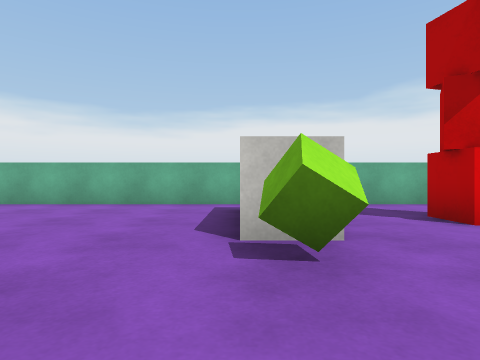
[1] (above)

20 first-person views from a walk through a 3-D level made in the Unity game engine. The camera is 0.58 m above the floor, looks level and sees 75° across. The floor is counted in squares, 1 m on a side. Each view is taken from the middle of a square. On the plan, view 1 faces up. The plan holds only what a view shows up to about 9 squares ahead; the rest is blank. The player is left out. Surface patterns are stand-ins for the level's own textures.

[2]
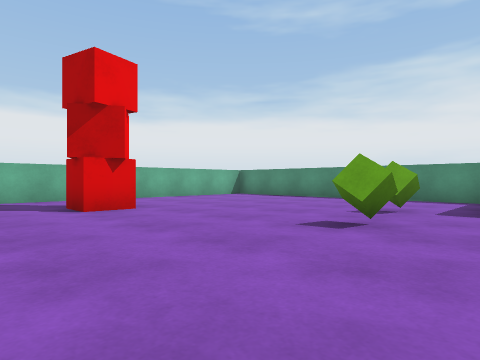

[3]
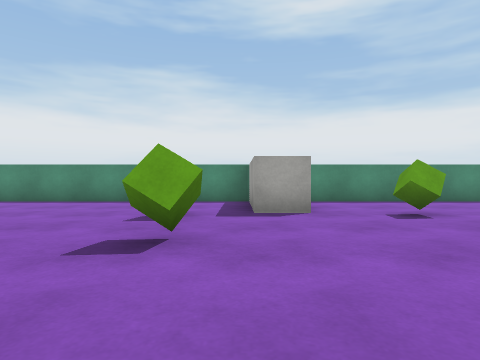

[4]
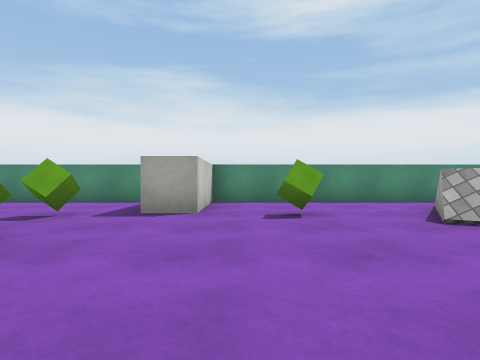

[5]
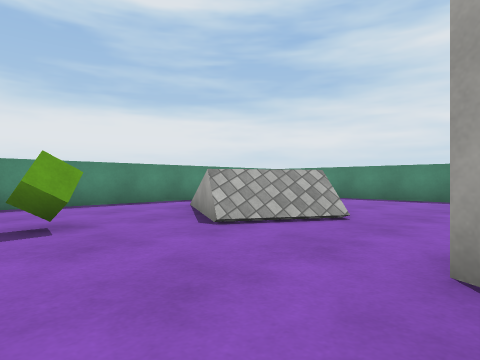

[6]
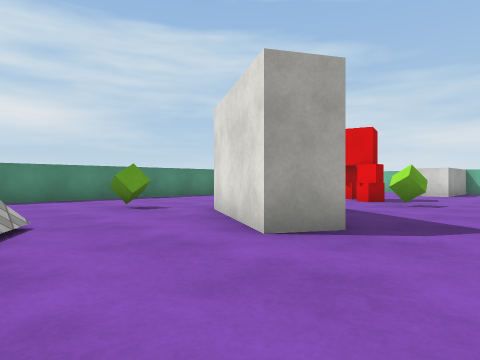

[7]
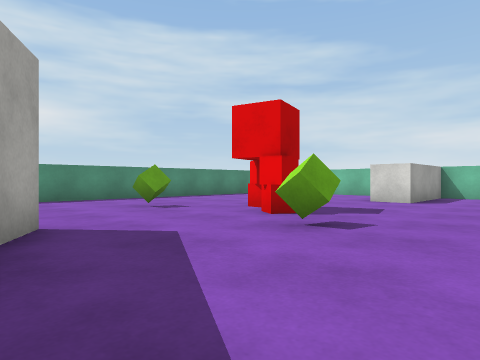

[8]
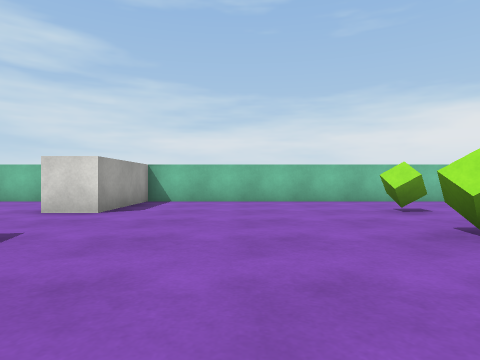

[9]
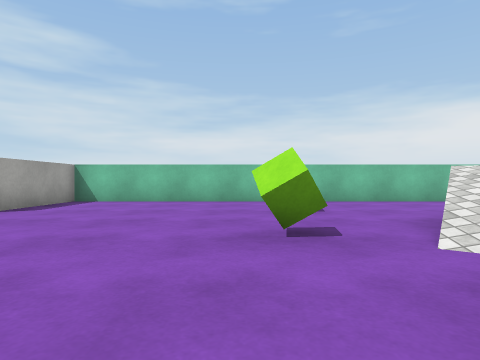

[10]
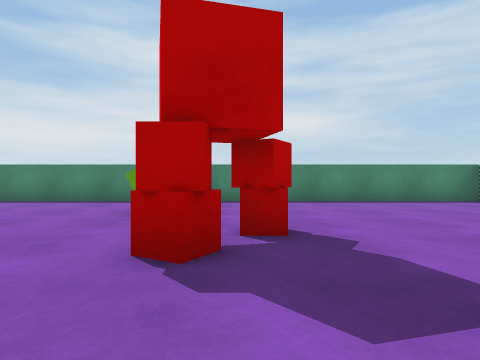

[11]
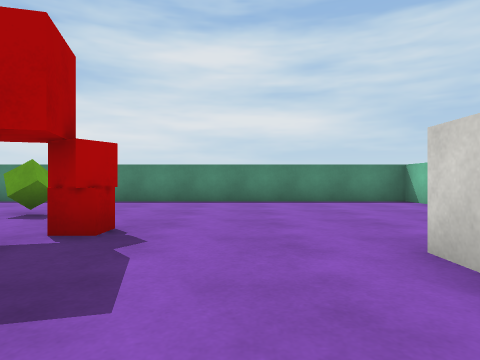

[12]
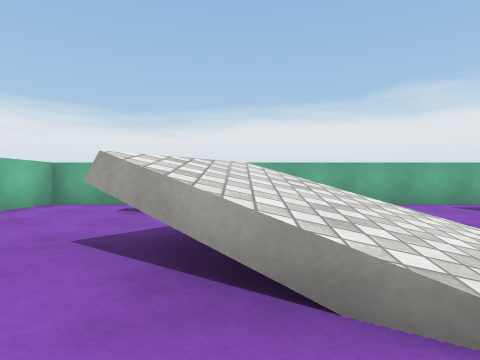

[13]
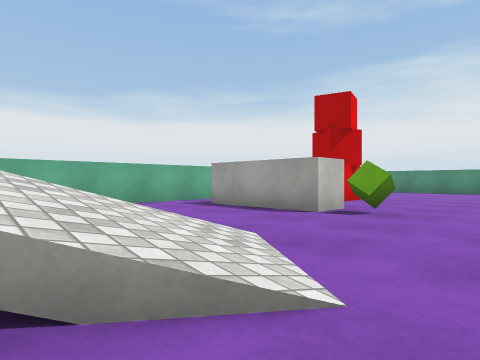

[14]
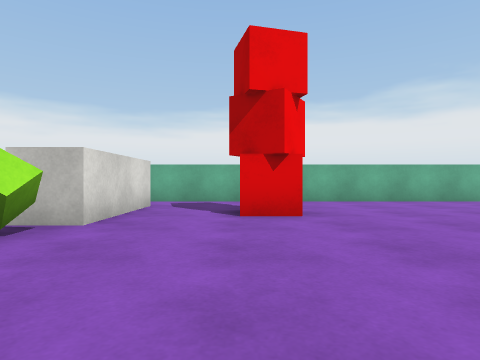

[15]
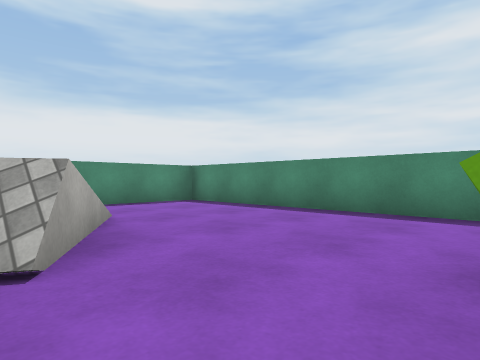

[16]
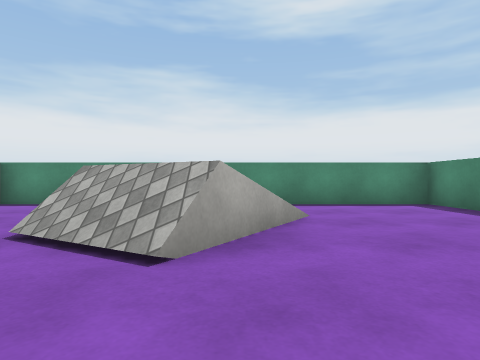

[17]
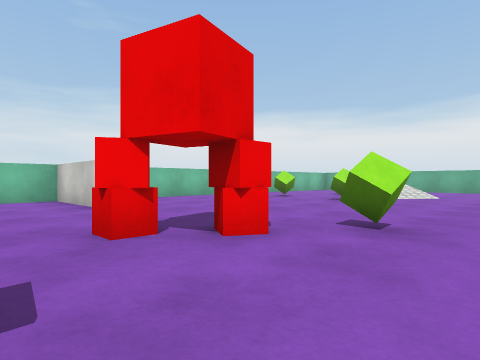

[18]
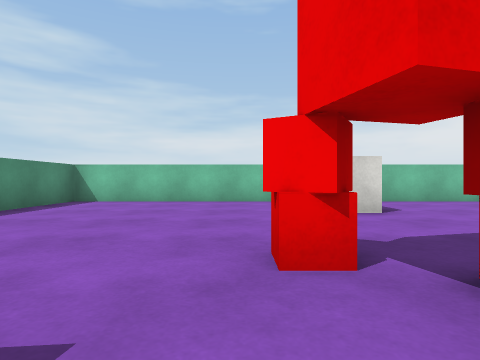

[19]
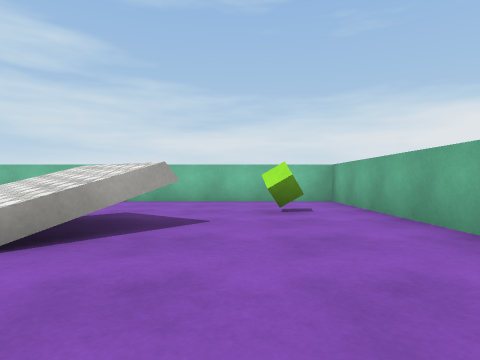

[20]
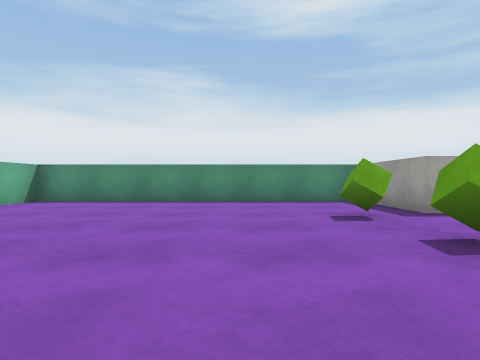

### Floor plan
Key: @ floor where view 1 was taken; # wall or solid block; . floor; / step, stairs or slope; = window, fence, low wall or low ledge; C red cube; G green cube.
Columns run from 10 left of view 1 to 11 right of it. Each row starts with its distance up from view 1.
  8 ######################
  7 #....................#
  6 #..G......##.........#
  5 #.........##.CC......#
  4 #....#....##.CC......#
  3 #...#///..##.........#
  2 #...////..G..........#
  1 #.....=..............#
  0 #..G......@....G.G...#
 -1 #.....G... ..........#
 -2 #......... .......####
 -3 #....................#
 -4 #................G...#
 -5 #.......G....#.......#
 -6 ####...C....##../#...#
 -7 #......CC...#../////.#
 -8 #......C.......=//  .#
 -9 #.......G....G..../..#
-10 #....................#
-11 #....................#
-12 #....................#
-13 ######################

Positions as (right, up) in squares from view 1, and headings:
1: (0, 0), facing up
2: (1, -2), facing up-right
3: (2, -1), facing right
4: (2, -3), facing right
5: (3, -3), facing down-right
6: (6, -3), facing down-left
7: (2, -3), facing down-left
8: (-1, -3), facing left
9: (-1, -1), facing left
10: (-3, -4), facing down
11: (-5, -4), facing down
12: (-5, 0), facing up
13: (-5, 0), facing up-right
14: (3, -1), facing up
15: (3, -7), facing down-right
16: (3, -8), facing right
17: (0, -9), facing up-left
18: (-1, -8), facing left
19: (-1, 5), facing left
20: (2, 2), facing right
